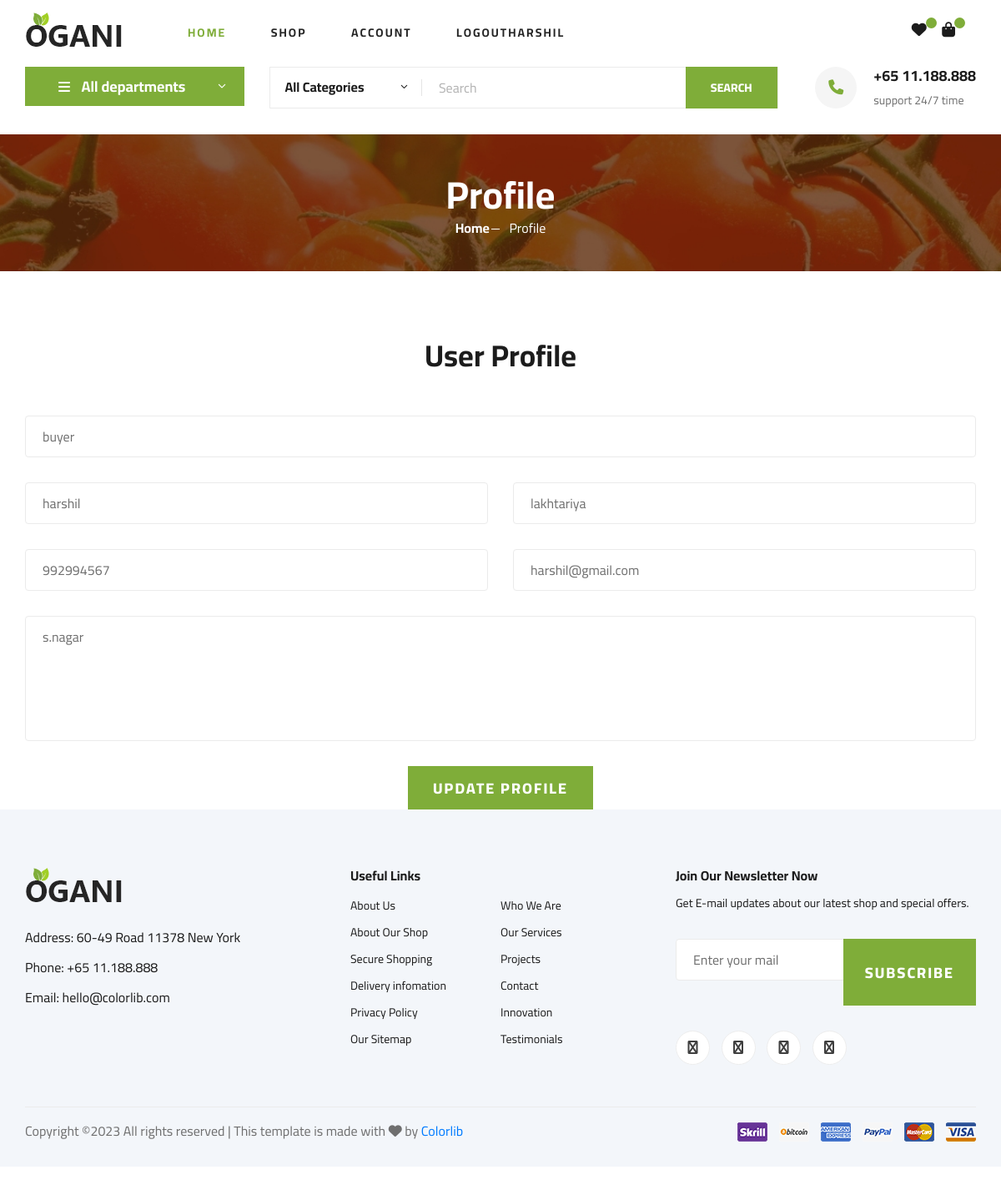
The page /profile/ (signed in) on the database its author committed.
### myapp/models.py (models this page shows, shortened)
class User(models.Model):
    fname=models.CharField(max_length=100)
    lname=models.CharField(max_length=100)
    email=models.EmailField()
    mobile=models.PositiveIntegerField()
    address=models.TextField()
    password=models.CharField(max_length=100)
    usertype=models.CharField(max_length=100,default="buyer")

### myapp/views.py (the view)
# urls.py: path('profile/',views.profile,name="profile"),
def profile(request):
	user=User.objects.get(email=request.session['email'])
	if request.method=="POST":
		user.usertype=request.POST['usertype']
		user.fname=request.POST['fname']
		user.lname=request.POST['lname']
		user.mobile=request.POST['mobile']
		user.address=request.POST['address']
		user.save()
		msg="User Profile Updated Successfully"
		if user.usertype=="buyer":
			return render(request,'profile.html',{'user':user,'msg':msg})
		else:
			return render(request,'seller-profile.html',{'user':user,'msg':msg})
	else:
		if user.usertype=="buyer":
			return render(request,'profile.html',{'user':user})
		else:
			return render(request,'seller-profile.html',{'user':user})

### myapp/templates/profile.html (shortened to what this page needs)
{% extends 'header.html'%}
{% load static %}
{% block content %}
<!DOCTYPE html>
<html lang="zxx">
<head>
</head>
<body>
     <section class="breadcrumb-section set-bg" data-setbg="{% static 'img/breadcrumb.jpg' %}">
        <div class="container">
            <div class="row">
                <div class="col-lg-12 text-center">
                    <div class="breadcrumb__text">
                        <h2>Profile</h2>
                        <div class="breadcrumb__option">
                            <a href="/">Home</a>
                            <span>Profile</span>
                        </div>
                    </div>
                </div>
            </div>
        </div>
    </section>
    <div class="contact-form spad">
        <div class="container">
            <div class="row">
                <div class="col-lg-12">
                    <div class="contact__form__title">
                        <h2>User Profile</h2>
                    </div>
                </div>
            </div>
            <form action="{% url 'profile' %}" method="Post">
                <div class="row">
                    <div class="col-lg-12 col-md-12">
                        <input type="text" name="usertype" placeholder="Your User Type" value="{{user.usertype}}">
                    </div>
                    <div class="col-lg-6 col-md-6">
                        <input type="text"  name="fname"placeholder="Your first  name" value="{{user.fname}}">
                    </div>
                    <div class="col-lg-6 col-md-6">
                        <input type="text"  name="lname"placeholder="Your last  name" value="{{user.lname}}">
                    </div>
                    <div class="col-lg-6 col-md-6">
                        <input type="text" name="mobile"placeholder="Your mobile" value="{{user.mobile}}">
                    </div>
                    <div class="col-lg-6 col-md-6">
                        <input type="email" name="email"placeholder="Your Email" readonly value="{{user.email}}">
                    </div>
                    <div class="col-lg-12 text-center">
                        <textarea placeholder="Your Address" name="address">{{user.address}}</textarea>
                    </div>
                    <div class="col-lg-12 text-center">
                        <button type="submit" class="site-btn"> Update profile</button>
                    </div>
            </form>
        </div>
    </div>
</body>
</html>
{% endblock %}

### myapp/templates/header.html (shortened to what this page needs)
{% load static %}
<!DOCTYPE html>
<html lang="zxx">
<head>
    <link rel="stylesheet" href="{% static 'css/bootstrap.min.css' %}" type="text/css">
    <link rel="stylesheet" href="{% static 'css/font-awesome.min.css' %}" type="text/css">
    <link rel="stylesheet" href="{% static 'css/elegant-icons.css' %}" type="text/css">
    <link rel="stylesheet" href="{% static 'css/nice-select.css' %}" type="text/css">
    <link rel="stylesheet" href="{% static 'css/jquery-ui.min.css' %}" type="text/css">
    <link rel="stylesheet" href="{% static 'css/owl.carousel.min.css' %}" type="text/css">
    <link rel="stylesheet" href="{% static 'css/slicknav.min.css' %}" type="text/css">
    <link rel="stylesheet" href="{% static 'css/style.css' %}" type="text/css">
    <link rel="stylesheet" href="https://cdnjs.cloudflare.com/ajax/libs/font-awesome/6.4.2/css/all.min.css" />
</head>
<body>
    <header class="header">
        <div class="container">
            <div class="row">
                <div class="col-lg-2">
                    <div class="header__logo">
                        <a href="./index.html"><img src="{% static 'img/logo.png' %}" alt=""></a>
                    </div>
                </div>
                <div class="col-lg-7">
                    <nav class="header__menu">
                        <ul>
                <li class="active"><a href="/">Home</a></li>
                <li><a href="{% url 'shop-grid' %}">Shop</a></li>
                <li><a href="#">Account</a>
                </li>
                {% if request.session.email %}
                <li><a href="{% url 'logout' %}">Logout{{request.session.fname}}</a></li>
                {% else %}
                <li><a href="{% url 'login' %}">LOGIN</a></li>
                <li><a href="{% url 'signup' %}">SIGN UP</a></li>
                {% endif %}
            </ul>
                    </nav>
                </div>
                <div class="col-lg-3">
                    <div class="header__cart">
                        <ul>
                            {% if request.session.email %}
                                <li><a href="{% url 'wishlist' %}"><i class="fa fa-heart"></i> <span>{{request.session.wishlist_count}}</span></a></li>
                                <li><a href="{% url 'cart' %}"><i class="fa fa-shopping-bag"></i><span>{{request.session.cart_count}}</span></a></li>
                            {% endif %}
                        </ul>
                    </div>
                </div>
            </div>
        </div>
    </header>
    <section class="hero hero-normal">
        <div class="container">
            <div class="row">
                <div class="col-lg-3">
                    <div class="hero__categories">
                        <div class="hero__categories__all">
                            <i class="fa fa-bars"></i>
                            <span>All departments</span>
                        </div>
                    </div>
                </div>
                <div class="col-lg-9">
                    <div class="hero__search">
                        <div class="hero__search__form">
                            <form action="#">
                                <div class="hero__search__categories">
                                    All Categories
                                    <span class="arrow_carrot-down"></span>
                                </div>
                                <input type="text" placeholder="Search">
                                <button type="submit" class="site-btn">SEARCH</button>
                            </form>
                        </div>
                        <div class="hero__search__phone">
                            <div class="hero__search__phone__icon">
                                <i class="fa fa-phone"></i>
                            </div>
                            <div class="hero__search__phone__text">
                                <h5>+65 11.188.888</h5>
                                <span>support 24/7 time</span>
                            </div>
                        </div>
                    </div>
                </div>
            </div>
        </div>
    </section>
    {% block content %}
    {% endblock %}
    <footer class="footer spad">
        <div class="container">
            <div class="row">
                <div class="col-lg-3 col-md-6 col-sm-6">
                    <div class="footer__about">
                        <div class="footer__about__logo">
                            <a href="./index.html"><img src="{% static 'img/logo.png' %}" alt=""></a>
                        </div>
                        <ul>
                            <li>Address: 60-49 Road 11378 New York</li>
                            <li>Phone: +65 11.188.888</li>
                            <li>Email: hello@colorlib.com</li>
                        </ul>
                    </div>
                </div>
                <div class="col-lg-4 col-md-6 col-sm-6 offset-lg-1">
                    <div class="footer__widget">
                        <h6>Useful Links</h6>
                        <ul>
                            <li><a href="#">About Us</a></li>
                            <li><a href="#">About Our Shop</a></li>
                            <li><a href="#">Secure Shopping</a></li>
                            <li><a href="#">Delivery infomation</a></li>
                            <li><a href="#">Privacy Policy</a></li>
                            <li><a href="#">Our Sitemap</a></li>
                        </ul>
                        <ul>
                            <li><a href="#">Who We Are</a></li>
                            <li><a href="#">Our Services</a></li>
                            <li><a href="#">Projects</a></li>
                            <li><a href="#">Contact</a></li>
                            <li><a href="#">Innovation</a></li>
                            <li><a href="#">Testimonials</a></li>
                        </ul>
                    </div>
                </div>
                <div class="col-lg-4 col-md-12">
                    <div class="footer__widget">
                        <h6>Join Our Newsletter Now</h6>
                        <p>Get E-mail updates about our latest shop and special offers.</p>
                        <form action="#">
                            <input type="text" placeholder="Enter your mail">
                            <button type="submit" class="site-btn">Subscribe</button>
                        </form>
                        <div class="footer__widget__social">
                            <a href="#"><i class="fa fa-facebook"></i></a>
                            <a href="#"><i class="fa fa-instagram"></i></a>
                            <a href="#"><i class="fa fa-twitter"></i></a>
                            <a href="#"><i class="fa fa-pinterest"></i></a>
                        </div>
                    </div>
                </div>
            </div>
            <div class="row">
                <div class="col-lg-12">
                    <div class="footer__copyright">
                        <div class="footer__copyright__text"><p>
  Copyright &copy;<script>document.write(new Date().getFullYear());</script> All rights reserved | This template is made with <i class="fa fa-heart" aria-hidden="true"></i> by <a href="https://colorlib.com" target="_blank">Colorlib</a>
  </p></div>
                        <div class="footer__copyright__payment"><img src="{% static 'img/payment-item.png' %}" alt=""></div>
                    </div>
                </div>
            </div>
        </div>
    </footer>
</body>
</html>

### rows shown on the page
User: session.fname "HARSHIL", usertype "buyer", fname "harshil", lname "lakhtariya", mobile "992994567", email "harshil@gmail.com", address "s.nagar"
